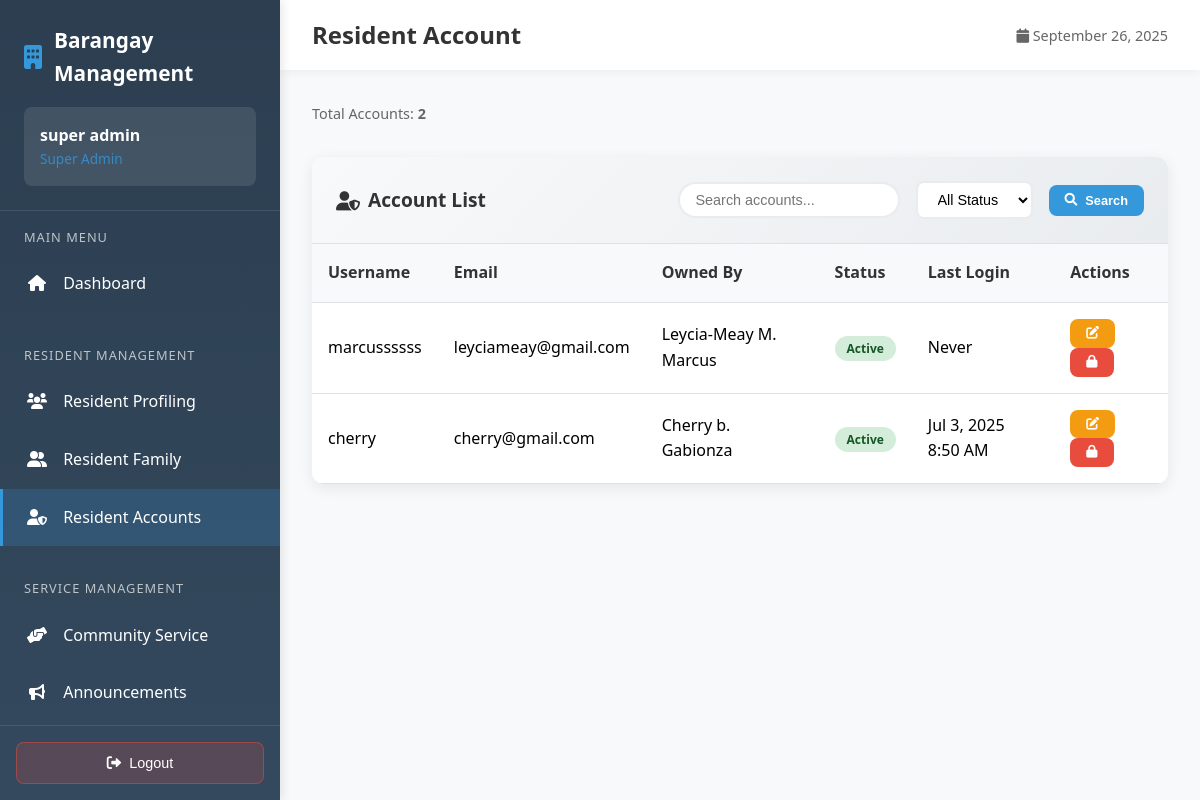
Before: /employee/admin/resident_account.php (signed in) with the older database file.
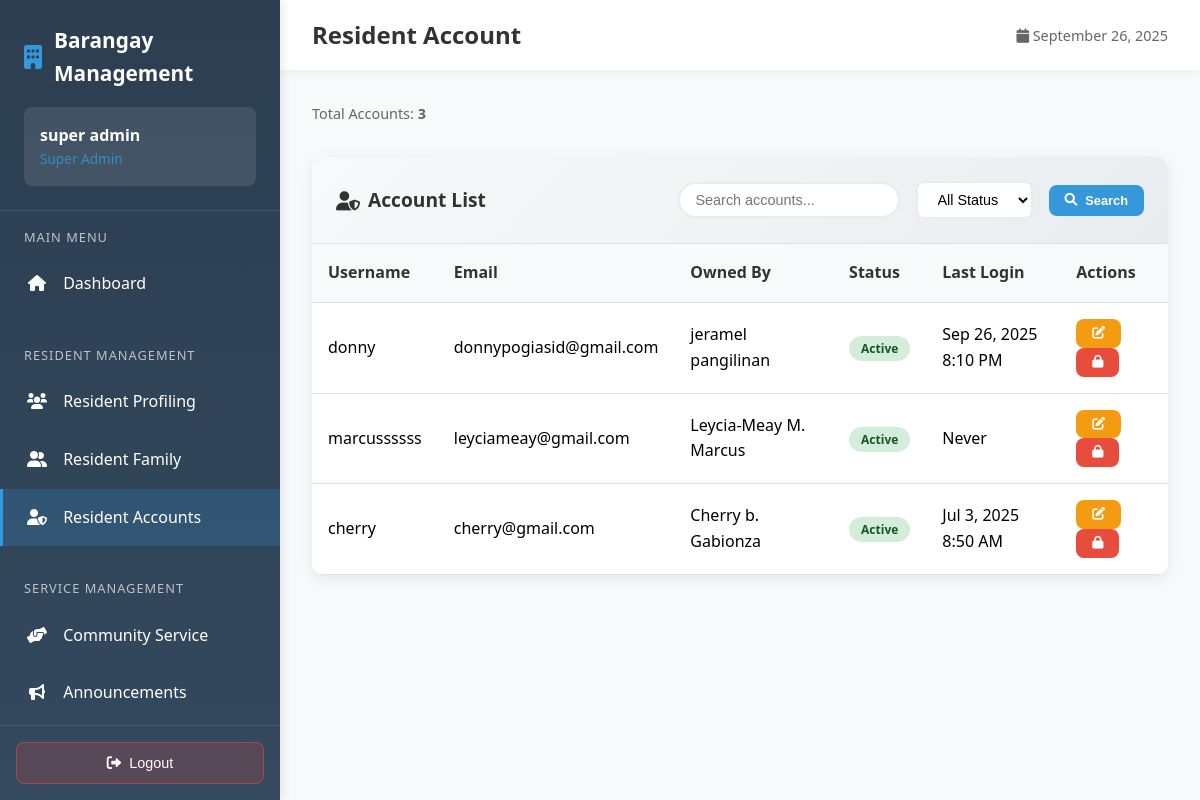
After: the same page with the newer database file.
### tables this page shows
CREATE TABLE `resident_accounts` (
  `id` int(11) NOT NULL,
  `resident_id` int(11) NOT NULL,
  `username` varchar(50) NOT NULL,
  `email` varchar(100) NOT NULL,
  `password` varchar(255) NOT NULL,
  `is_verified` tinyint(1) DEFAULT 0,
  `verification_token` varchar(100) DEFAULT NULL,
  `last_login` datetime DEFAULT NULL,
  `login_attempts` int(11) DEFAULT 0,
  `account_locked` tinyint(1) DEFAULT 0,
  `created_at` timestamp NOT NULL DEFAULT current_timestamp(),
  `updated_at` timestamp NOT NULL DEFAULT current_timestamp() ON UPDATE current_timestamp()
);

CREATE TABLE `residents` (
  `id` int(11) NOT NULL,
  `first_name` varchar(100) NOT NULL,
  `middle_initial` varchar(1) DEFAULT NULL,
  `last_name` varchar(100) NOT NULL,
  `full_name` varchar(255) DEFAULT NULL,
  `suffix` varchar(50) DEFAULT NULL,
  `age` int(11) NOT NULL,
  `contact_number` varchar(20) NOT NULL,
  `zone` enum('Zone 1A','Zone 1B','Zone 2A','Zone 2B','Zone 3A','Zone 3B','Zone 4A','Zone 4B','Zone 5A','Zone 5B','Zone 6A','Zone 6B','Zone 7A','Zone 7B') NOT NULL DEFAULT 'Zone 1A',
  `email` varchar(100) DEFAULT NULL,
  `created_at` timestamp NOT NULL DEFAULT current_timestamp(),
  `updated_at` timestamp NOT NULL DEFAULT current_timestamp() ON UPDATE current_timestamp(),
  `photo_path` varchar(255) DEFAULT NULL,
  `face_descriptor` text DEFAULT NULL,
  `face_embedding` text DEFAULT NULL,
  `face_photo` longtext DEFAULT NULL,
  `liveness_verified` tinyint(1) DEFAULT 0,
  `total_volunteer_hours` decimal(6,1) DEFAULT 0.0,
  `total_volunteer_events` int(11) DEFAULT 0,
  `last_volunteer_date` date DEFAULT NULL,
  `volunteer_status` enum('inactive','active','outstanding') DEFAULT 'inactive',
  `status` varchar(20) NOT NULL DEFAULT 'active'
);

### employee/admin/resident_account.php (the view, shortened to what the changed rows need)
<?php
require_once '../../config.php';
$page = isset($_GET['page']) ? intval($_GET['page']) : 1;
$records_per_page = 10;
$offset = ($page - 1) * $records_per_page;
$where_conditions = [];
$where_clause = !empty($where_conditions) ? 'WHERE ' . implode(' AND ', $where_conditions) : '';
$count_query = "SELECT COUNT(*) as total FROM resident_accounts ra
                LEFT JOIN residents r ON ra.resident_id = r.id
                $where_clause";
$count_result = mysqli_query($connection, $count_query);
$total_records = mysqli_fetch_assoc($count_result)['total'];
$residents_query = "SELECT ra.*, r.id as resident_number, r.full_name
                   FROM resident_accounts ra
                   LEFT JOIN residents r ON ra.resident_id = r.id
                   $where_clause
                   ORDER BY ra.created_at DESC
                   LIMIT $records_per_page OFFSET $offset";
$residents_result = mysqli_query($connection, $residents_query);
?>
<!DOCTYPE html>
<html lang="en">
<head>
	<link href="https://cdnjs.cloudflare.com/ajax/libs/font-awesome/6.0.0/css/all.min.css" rel="stylesheet">
	<link href="https://cdn.jsdelivr.net/npm/sweetalert2@11.7.32/dist/sweetalert2.min.css" rel="stylesheet">
</head>
<body>
	<div class="main-content">
		<div class="top-bar">
			<h1 class="page-title">Resident Account</h1>
		</div>
		<div class="content-area">
			<div class="action-buttons">
				<div style="color: #666; font-size: 0.9rem;">
					Total Accounts: <strong><?php echo $total_records; ?></strong>
				</div>
			</div>
			<div class="table-card">
				<div class="table-responsive">
					<table class="table">
						<thead>
							<tr>
								<th>Username</th>
								<th>Email</th>
								<th>Owned By</th>
								<th>Status</th>
								<th>Last Login</th>
								<th>Actions</th>
							</tr>
						</thead>
						<tbody>
							<?php if (mysqli_num_rows($residents_result) > 0): ?>
								<?php while ($account = mysqli_fetch_assoc($residents_result)): ?>
									<tr>
										<td><?php echo htmlspecialchars($account['username']); ?></td>
										<td><?php echo htmlspecialchars($account['email']); ?></td>
										<td><?php echo htmlspecialchars($account['full_name'] ?? 'N/A'); ?></td>
										<td>
											<span class="status-badge status-<?php echo $account['account_locked'] ? 'inactive' : 'active'; ?>">
												<?php echo $account['account_locked'] ? 'Locked' : 'Active'; ?>
											</span>
										</td>
										<td>
											<?php echo $account['last_login'] ? date('M j, Y g:i A', strtotime($account['last_login'])) : 'Never'; ?>
										</td>
										<td>
											<button class="btn btn-warning btn-sm" onclick="editAccount(<?php echo htmlspecialchars(json_encode($account)); ?>)">
												<i class="fas fa-edit"></i>
											</button>
											<?php if ($account['account_locked']): ?>
												<button class="btn btn-success btn-sm" onclick="unlockAccount(<?php echo $account['id']; ?>)">
													<i class="fas fa-unlock"></i>
												</button>
											<?php else: ?>
												<button class="btn btn-danger btn-sm" onclick="lockAccount(<?php echo $account['id']; ?>)">
													<i class="fas fa-lock"></i>
												</button>
											<?php endif; ?>
										</td>
									</tr>
								<?php endwhile; ?>
							<?php endif; ?>
						</tbody>
					</table>
				</div>
			</div>
		</div>
	</div>
</body>
</html>

Changed rows visible on the page:
added resident_accounts: username "donny", email "donnypogiasid@gmail.com", resident.full_name "jeramel pangilinan", account_locked "Active", last_login "Sep 26, 2025 8:10 PM"
Other visible differences:
$total_records: "2" → "3"
